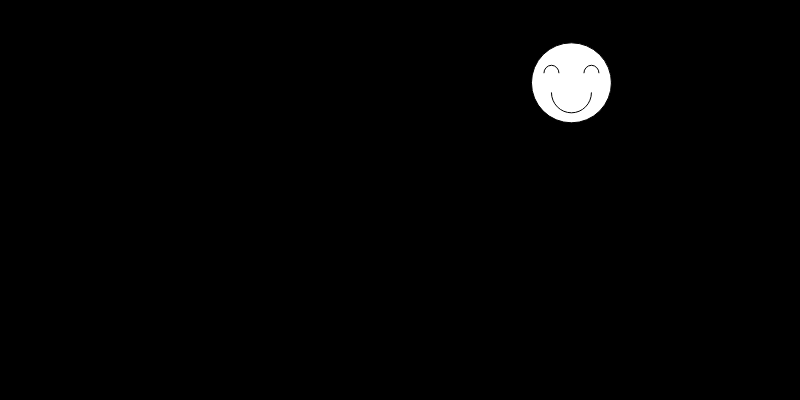
Frame 1 (no input)
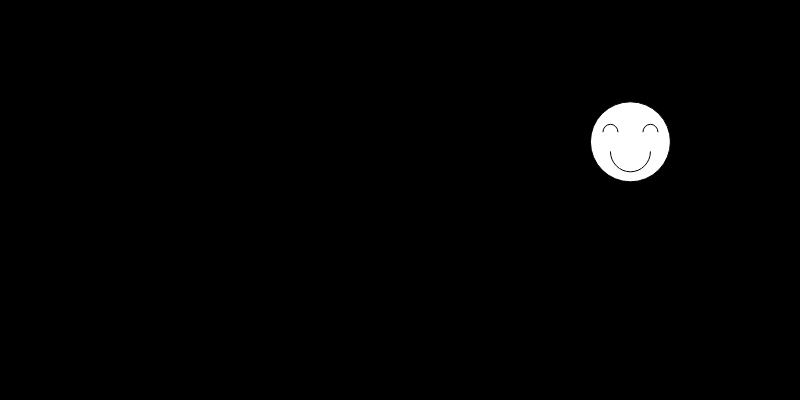
Frame 60 (no input)
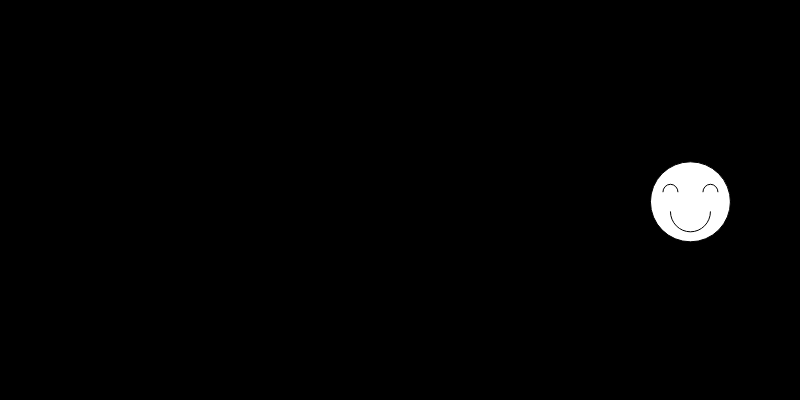
Frame 120 (the mouse pressed at the canvas centre since frame 60)

The p5.js sketch that drew these frames (run headless with seeded random() and noise() and a simulated clock; from frame 60 on, the mouse is pressed at the canvas centre):

// p5.js sketch
// ── sketch.js
var happyFace = {
	d: 80,
	posX: 400,
	posY: 200,
	speedX: 1,
	speedY: 1,
	dirX: 1,
	dirY: 1,
	move: function(){
		this.posX = this.posX + (this.speedX*this.dirX);
		this.posY = this.posY + (this.speedY*this.dirY);
		if (this.posX>=width || this.posX<= 0) {
			this.dirX= -1*this.dirX;
			this.speedX= random(20);
			if (this.posX>=width) {
				this.posX=width-1;
			}
			if (this.posX<=0){
				this.posX=1;
			}
		}

		if (this.posY>=height || this.posY<= 0) {
			this.dirY= -1*this.dirY;
			this.speedY= random(20);
			if (this.posY>=height) {
				this.posY=height-1;
			}
			if (this.posY<=0){
				this.posY=1;
			}
		}
	},
	setupFace: function(){
		this.posX= random(width);
		this.posY= random(height);

	},
	drawing: function(){
		translate(this.posX, this.posY);
		ellipse(0,0,this.d,this.d);
		arc(-20,-10,15,15,PI,TWO_PI);
		arc(20,-10,15,15,PI,TWO_PI);
		arc(0,10,40,40,TWO_PI,PI);

		this.move();
	}
};


function setup() {
	createCanvas(800,400);
	happyFace.setupFace();
}

function draw() {
	background(0);
	happyFace.drawing();

}
